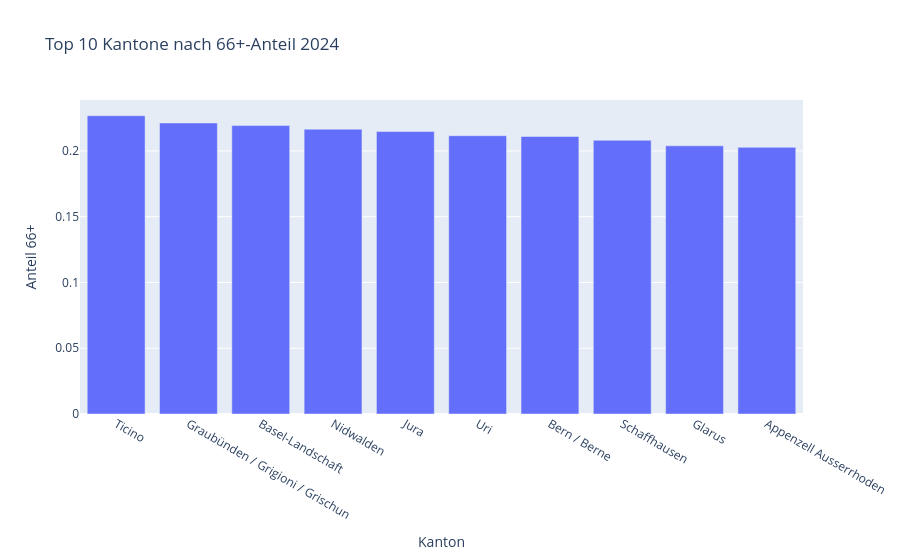

Write notebook code for a chart like this one.
### Code cell
latest_population_year = df_population_66_share["year"].max()

df_population_66_latest = (
    df_population_66_share[
        (df_population_66_share["year"] == latest_population_year) &
        (~df_population_66_share["canton"].isin(["Schweiz"]))
    ]
    .sort_values("population_share_66_plus", ascending=False)
)

px.bar(
    df_population_66_latest.head(10),
    x="canton",
    y="population_share_66_plus",
    title=f"Top 10 Kantone nach 66+-Anteil {latest_population_year}",
    labels={"canton": "Kanton", "population_share_66_plus": "Anteil 66+"},
)

### Figure 1 — Plotly figure (JSON) as saved in the notebook; plotly's stock layout.template omitted (floating-point values rounded to 4 significant figures)
{"data": [{"hovertemplate": "Kanton=%{x}<br>Anteil 66+=%{y}<extra></extra>", "legendgroup": "", "marker": {"color": "#636efa", "pattern": {"shape": ""}}, "name": "", "orientation": "v", "showlegend": false, "textposition": "auto", "type": "bar", "x": ["Ticino", "Graubünden / Grigioni / Grischun", "Basel-Landschaft", "Nidwalden", "Jura", "Uri", "Bern / Berne", "Schaffhausen", "Glarus", "Appenzell Ausserrhoden"], "xaxis": "x", "y": [0.2268, 0.2213, 0.2193, 0.2165, 0.2148, 0.2116, 0.211, 0.2081, 0.2039, 0.2028], "yaxis": "y"}], "layout": {"barmode": "relative", "legend": {"tracegroupgap": 0}, "title": {"text": "Top 10 Kantone nach 66+-Anteil 2024"}, "xaxis": {"anchor": "y", "domain": [0, 1], "title": {"text": "Kanton"}}, "yaxis": {"anchor": "x", "domain": [0, 1], "title": {"text": "Anteil 66+"}}}}
